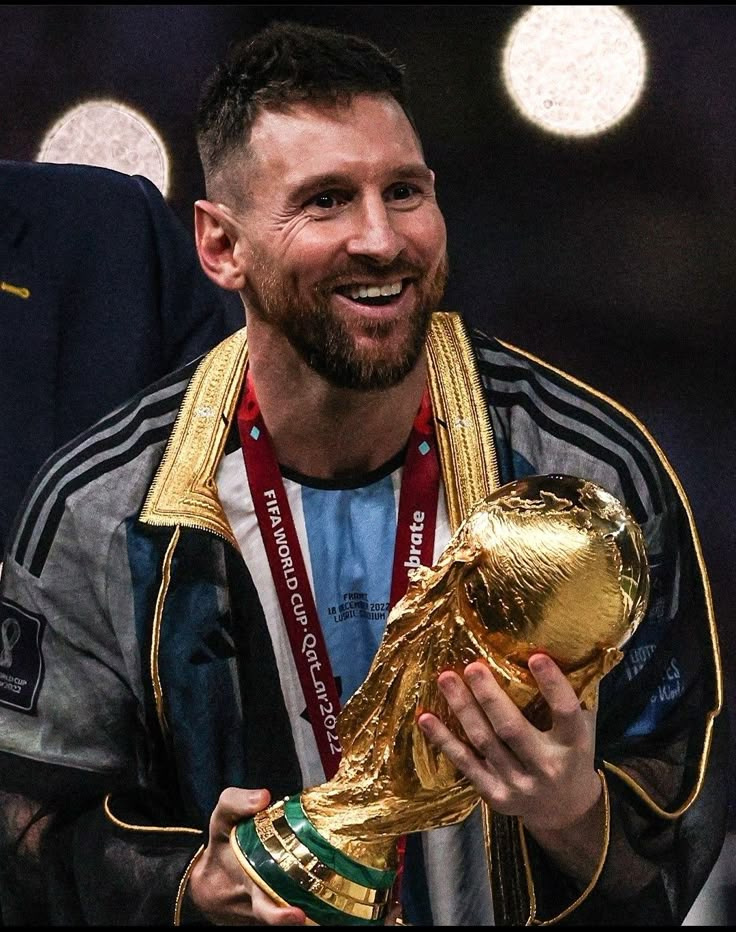
#> input picture Cv_MiniProjects/Denoising & Face Edge Detection/Messi.jfif, 736 x 932 px
$ python Adding_noise.py
#> lines starting #> are read from the running program, lines starting #| are printed output that depends on the picture
import cv2
import numpy as np

image = cv2.imread("Messi.jfif")
#> image is the input picture: shape (932, 736, 3); mean B, G, R 53.8, 59.5, 71.5

noise = np.random.normal(0,25,image.shape)

noisy_image = image.astype(np.float32) + noise
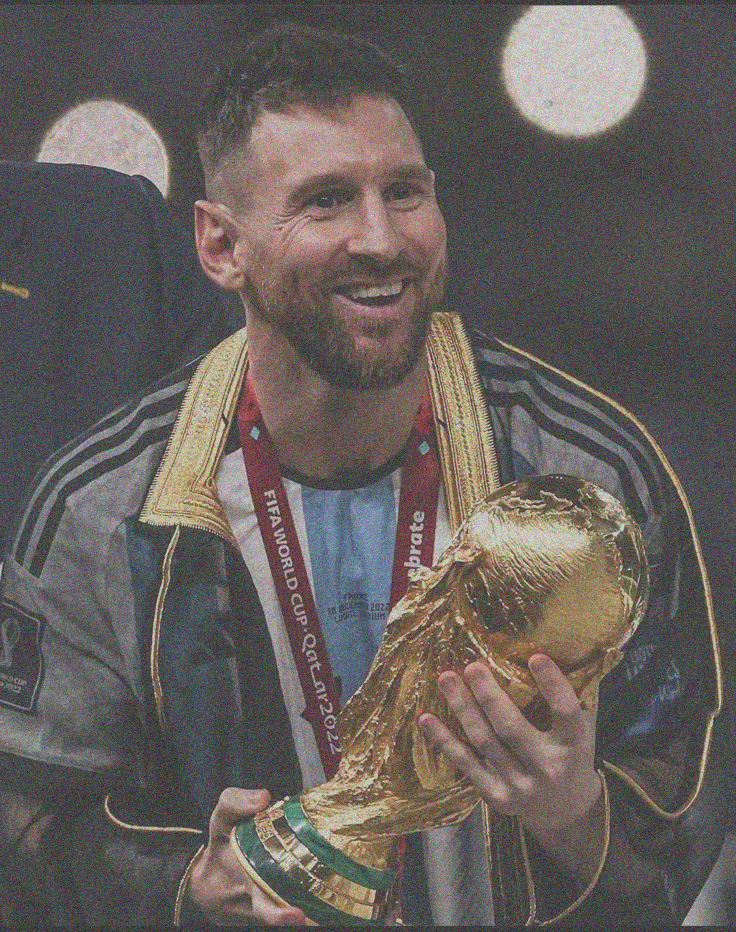
#> noisy_image: shape (932, 736, 3) float64; mean B, G, R 53.7, 59.5, 71.6; drawn with min black and max white

noisy_image = np.clip(noisy_image, 0, 255)
noisy_image = noisy_image.astype(np.uint8)

cv2.imshow("messi",noisy_image)

cv2.imwrite("noisy_messi.jpg",noisy_image)

cv2.waitKey(0)
cv2.destroyAllWindows()
